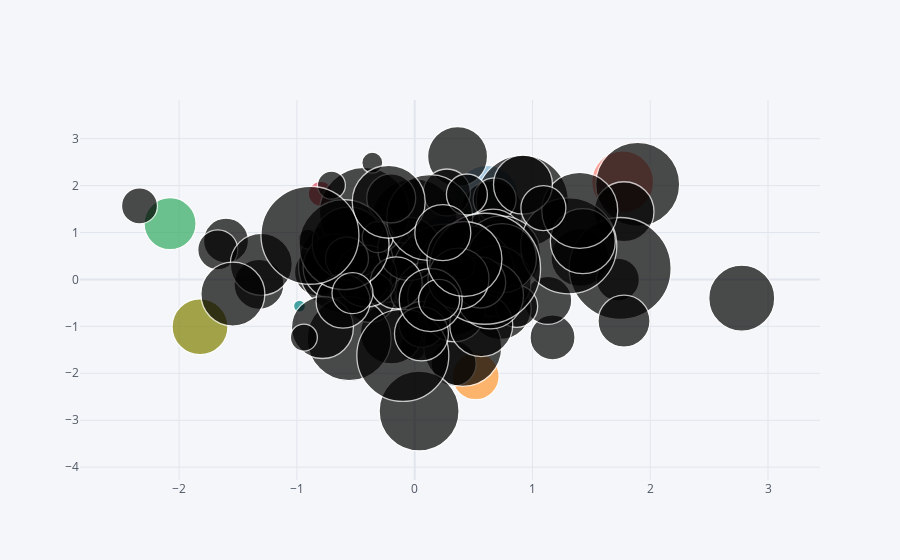

The cell this chart's notebook holds for it:
### Code cell
fake_df.iplot(kind='bubble', x='A', y='B', size='C')
